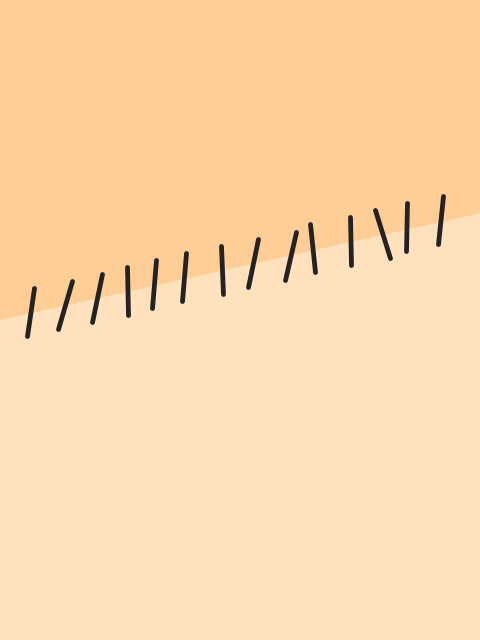
Frame 1 (no input)
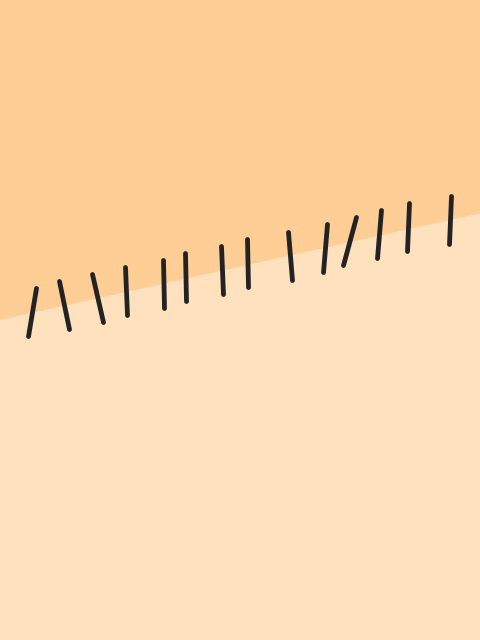
Frame 2 (the mouse pressed at the canvas centre, redrawn once)

The Processing sketch that drew these frames (run headless with seeded random() and noise(); the mouse was pressed at the canvas centre and the sketch redrawn once):

// Processing sketch: frankenstein
// ── frankenstein.pde
// Manuale di Programmazione Cinematografica
// Daniele Olmisani, 2016

// Frankenstein



final color PAPER = color(255, 225, 190);
final color INK1 = color(255, 205, 150);
final color INK2 = color(35);

final int STEPS = 15;


void setup() {
  size(480, 640);
  noLoop();
}


void draw() {
  
  background(PAPER);
  
  fill(INK1);
  noStroke();
  
  quad(0, 0, width, 0, width, height/3.0, 0, height/2.0);
  
  float dx = width / STEPS;
  float dy = (height/3.0 - height/2.0) / STEPS;
  
  float s = 0.05 * min(width, height);
  float d = 0.4 * s;
  
  stroke(INK2);
  strokeWeight(s/5);
  
  for (int i=1; i<STEPS; i++) {
    float x = i*dx;
    float y = height/2.0 + i*dy;
    line(x+random(-d , d), y-s, x+random(-d, d), y+s);
  }
  
  save("frankenstein.png");
}
